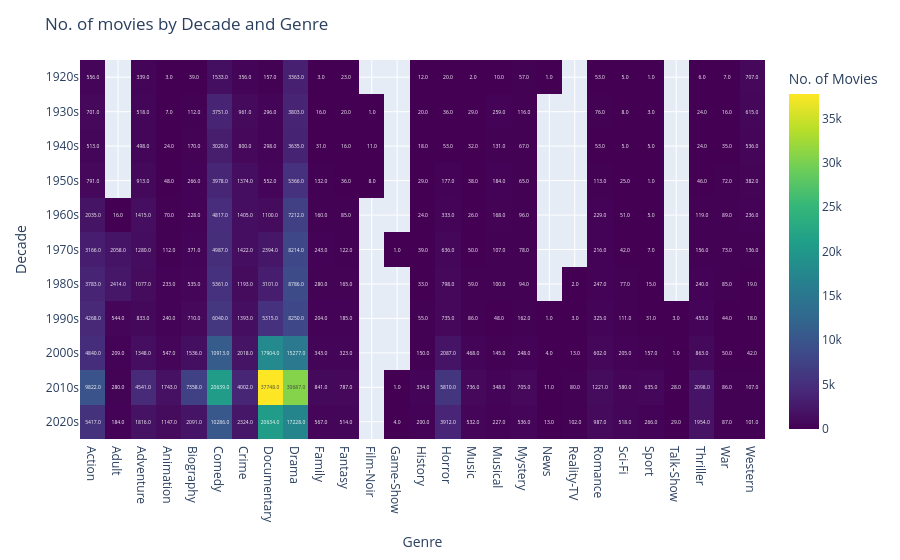

Notebook code cell kept with this figure:
### Code cell
fig = px.imshow(
    genre_pivot_2,
    labels=dict(x="Genre", y="Decade", color="No. of Movies"),
    aspect="auto",
    text_auto=".1f",
    color_continuous_scale="Viridis"
)

fig.update_layout(
    title="No. of movies by Decade and Genre",
    xaxis_title="Genre",
    yaxis_title="Decade"
)

fig.show()

### Figure 1 — Plotly figure (JSON) as saved in the notebook; plotly's stock layout.template omitted (floating-point values rounded to 4 significant figures; data arrays with more than 128 entries replaced by an {"elided": "..."} marker saying what was removed)
{"data": [{"coloraxis": "coloraxis", "hovertemplate": "Genre: %{x}<br>Decade: %{y}<br>No. of Movies: %{z}<extra></extra>", "name": "0", "texttemplate": "%{z:.1f}", "type": "heatmap", "x": ["Action", "Adult", "Adventure", "Animation", "Biography", "Comedy", "Crime", "Documentary", "Drama", "Family", "Fantasy", "Film-Noir", "Game-Show", "History", "Horror", "Music", "Musical", "Mystery", "News", "Reality-TV", "Romance", "Sci-Fi", "Sport", "Talk-Show", "Thriller", "War", "Western"], "xaxis": "x", "y": ["1920s", "1930s", "1940s", "1950s", "1960s", "1970s", "1980s", "1990s", "2000s", "2010s", "2020s"], "yaxis": "y", "z": {"elided": "11x27 float values"}}], "layout": {"coloraxis": {"colorbar": {"title": {"text": "No. of Movies"}}, "colorscale": [[0, "#440154"], [0.1111, "#482878"], [0.2222, "#3e4989"], [0.3333, "#31688e"], [0.4444, "#26828e"], [0.5556, "#1f9e89"], [0.6667, "#35b779"], [0.7778, "#6ece58"], [0.8889, "#b5de2b"], [1, "#fde725"]]}, "margin": {"t": 60}, "title": {"text": "No. of movies by Decade and Genre"}, "xaxis": {"anchor": "y", "domain": [0, 1], "title": {"text": "Genre"}}, "yaxis": {"anchor": "x", "autorange": "reversed", "domain": [0, 1], "title": {"text": "Decade"}}}}
